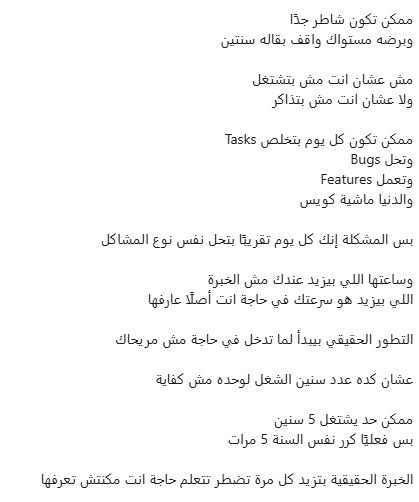
#> input picture artifacts/easyocr_validation/source.jpg, 419 x 502 px
$ python -i geometry.py   (imports and definitions only)
#> lines starting #> are read from the running program, lines starting #| are printed output that depends on the picture; after the words box and inside, x2 and y2 are one past the last pixel; in counts of white or black regions, pixels touching at a corner belong together
#> further down, picture is the input picture: shape (502, 419, 3); min 5, max 255, mean 247.4
import cv2
import numpy as np
import logging
from typing import Tuple, Optional

logger = logging.getLogger("ocr_microservice")

# [109 lines left out: functions estimate_skew_angle, deskew_image, rotate_cardinal, not called in this run]

def correct_perspective(image: np.ndarray) -> Tuple[np.ndarray, bool]:
    """
    Detects document boundary quadrilateral against a background and warps perspective.
    Applies only if a clear, convex 4-corner polygon representing > 35% of the image area is found.
    Returns: (corrected_image, was_applied)
    """
    if image is None or image.size == 0:
        return image, False

    h, w = image.shape[:2]
#> h = 502; w = 419
    total_area = h * w
#> total_area = 210338

    if len(image.shape) == 3:
        gray = cv2.cvtColor(image, cv2.COLOR_BGR2GRAY)
    else:
        gray = image

    blurred = cv2.GaussianBlur(gray, (5, 5), 0)
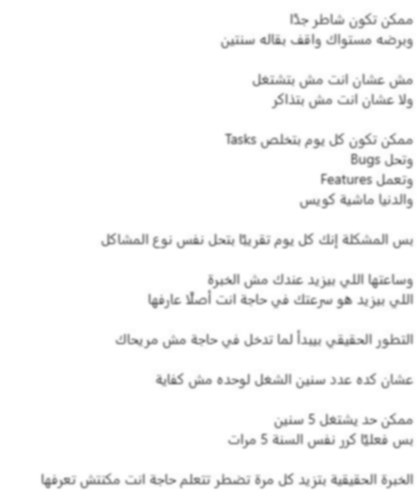
#> blurred: shape (502, 419); min 99, max 255, mean 247.4
    edged = cv2.Canny(blurred, 50, 200)
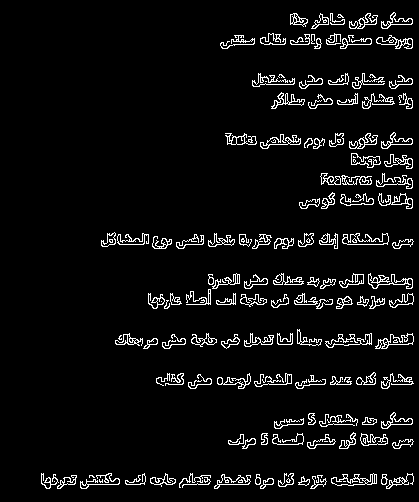
#> edged: shape (502, 419); 5.6% white in thin lines or dots, all inside (x1, y1, x2, y2) = (41, 12, 414, 489)

    # Dilate edges to close gaps
    kernel = cv2.getStructuringElement(cv2.MORPH_RECT, (5, 5))
    dilated = cv2.dilate(edged, kernel, iterations=2)
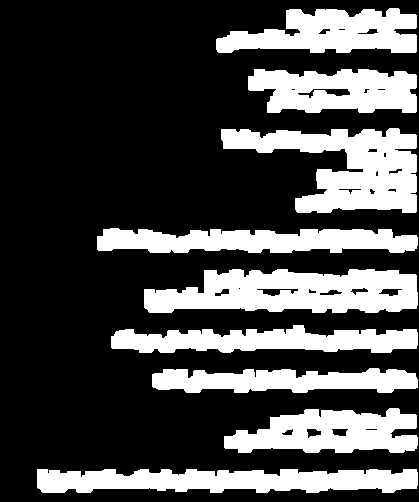
#> dilated: shape (502, 419); 28.7% white; 9 white regions

    contours, _ = cv2.findContours(dilated, cv2.RETR_LIST, cv2.CHAIN_APPROX_SIMPLE)
#> contours = 34 contours, 7 with area under 20; largest, box (x1, y1, x2, y2) and area: (144, 269, 418, 313) 9152, (221, 128, 417, 213) 8864, (37, 469, 418, 493) 6877, (224, 408, 418, 453) 6005, (216, 8, 417, 53) 5918
    contours = sorted(contours, key=cv2.contourArea, reverse=True)[:5]
#> contours = 5 contours; box (x1, y1, x2, y2) and area: (144, 269, 418, 313) 9152, (221, 128, 417, 213) 8864, (37, 469, 418, 493) 6877, (224, 408, 418, 453) 6005, (216, 8, 417, 53) 5918

    for cnt in contours:
        area = cv2.contourArea(cnt)
        if area < total_area * 0.35:
            continue

        peri = cv2.arcLength(cnt, True)
        approx = cv2.approxPolyDP(cnt, 0.02 * peri, True)

        if len(approx) == 4 and cv2.isContourConvex(approx):
            pts = approx.reshape(4, 2)

            # Order points: top-left, top-right, bottom-right, bottom-left
            rect = np.zeros((4, 2), dtype="float32")
            s = pts.sum(axis=1)
            rect[0] = pts[np.argmin(s)]
            rect[2] = pts[np.argmax(s)]

            diff = np.diff(pts, axis=1)
            rect[1] = pts[np.argmin(diff)]
            rect[3] = pts[np.argmax(diff)]

            (tl, tr, br, bl) = rect

            width_a = np.sqrt(((br[0] - bl[0]) ** 2) + ((br[1] - bl[1]) ** 2))
            width_b = np.sqrt(((tr[0] - tl[0]) ** 2) + ((tr[1] - tl[1]) ** 2))
            max_width = max(int(width_a), int(width_b))

            height_a = np.sqrt(((tr[0] - br[0]) ** 2) + ((tr[1] - br[1]) ** 2))
            height_b = np.sqrt(((tl[0] - bl[0]) ** 2) + ((tl[1] - bl[1]) ** 2))
            max_height = max(int(height_a), int(height_b))

            if max_width < 150 or max_height < 150:
                continue

            dst = np.array([
                [0, 0],
                [max_width - 1, 0],
                [max_width - 1, max_height - 1],
                [0, max_height - 1]
            ], dtype="float32")

            M = cv2.getPerspectiveTransform(rect, dst)
            warped = cv2.warpPerspective(image, M, (max_width, max_height), flags=cv2.INTER_CUBIC)
            logger.info(f"Perspective warp applied. Detected document bounds: {max_width}x{max_height}")
            return warped, True
#> this loop made 5 passes
#> area on passes 1 to 5: 9151.5, 8864, 6877, 6005, 5917.5

    return image, False

>>> import cv2
>>> picture = cv2.imread('../../../artifacts/easyocr_validation/source.jpg')
>>> result = correct_perspective(picture)
